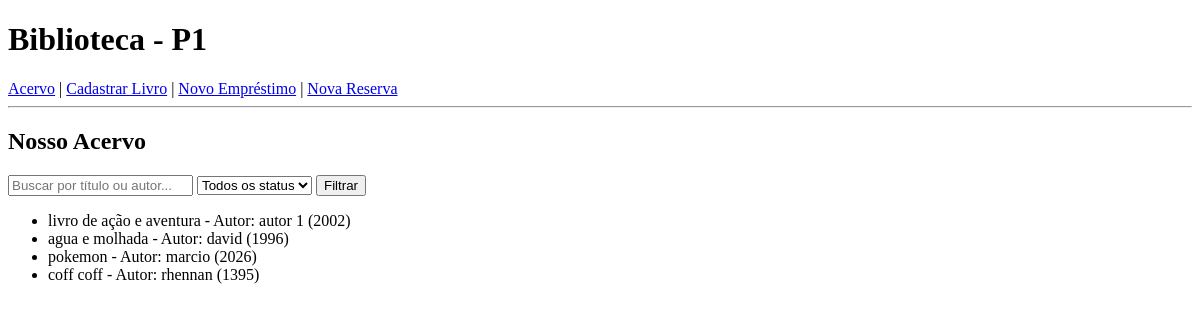
Before: / with the older database file.
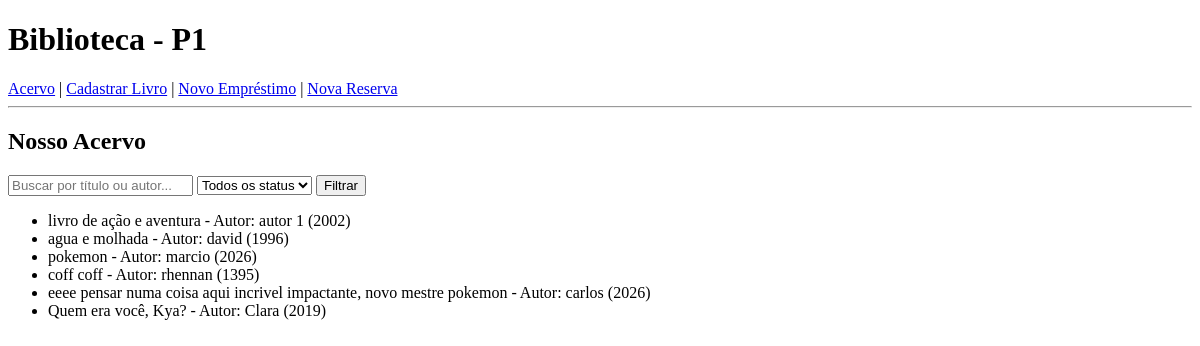
After: the same page with the newer database file.
### acervo/models.py (models this page shows, shortened)
class Livro(models.Model):
    titulo = models.CharField(max_length=200)
    autor = models.ForeignKey(Autor, on_delete=models.CASCADE)
    ano = models.IntegerField()

class Autor(models.Model):
    nome = models.CharField(max_length=150)

### acervo/views.py (the view)
# urls.py: path('', views.lista_livros, name='lista_livros'),
def lista_livros(request):
    q = request.GET.get('q', '')
    status = request.GET.get('status', '')
    livros = Livro.objects.all()
    if q:
        livros = livros.filter(Q(titulo__icontains=q) | Q(autor__nome__icontains=q))
    if status == 'disponivel':
        livros = livros.filter(exemplar__disponivel=True).distinct()
    elif status == 'emprestado':
        livros = livros.filter(exemplar__disponivel=False).distinct()
    return render(request, 'acervo/lista.html', {'livros': livros})

### acervo/templates/acervo/lista.html (shortened to what this page needs)
{% extends 'base.html' %}
{% block conteudo %}
    <h2>Nosso Acervo</h2>
    <form method="get">
        <input type="text" name="q" placeholder="Buscar por título ou autor..." value="{{ request.GET.q }}">
        <select name="status">
            <option value="">Todos os status</option>
        </select>
        <button type="submit">Filtrar</button>
    </form>
    <ul>
    {% for livro in livros %}
        <li>{{ livro.titulo }} - Autor: {{ livro.autor.nome }} ({{ livro.ano }})</li>
    {% empty %}
        <li>Nenhum resultado encontrado.</li>
    {% endfor %}
    </ul>
{% endblock %}

Changed rows visible on the page:
added Livro: titulo "eeee pensar numa coisa aqui incrivel impactante, novo mestre pokemon", autor.nome "carlos", ano "2026"
added Livro: titulo "Quem era você, Kya?", autor.nome "Clara", ano "2019"
